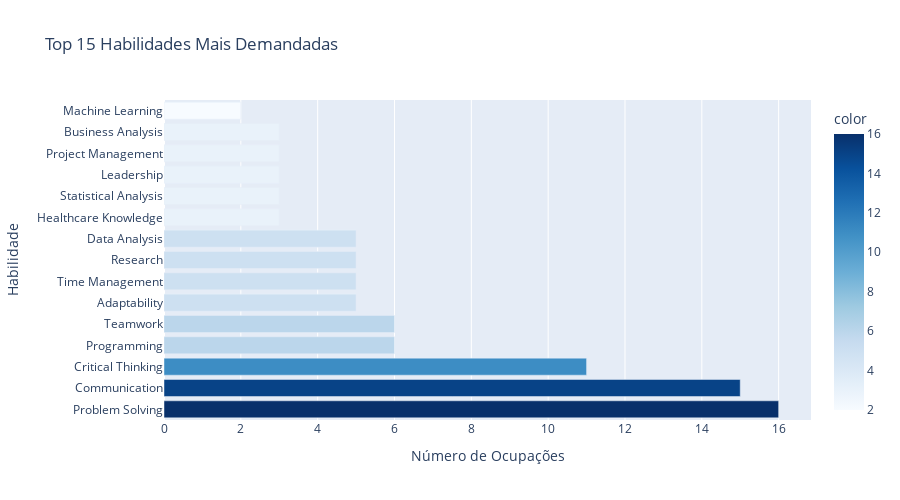

Notebook source saved alongside this figure:
### Code cell
# Visualização: Habilidades mais demandadas
fig = px.bar(
    x=skill_counts.head(15).values,
    y=skill_counts.head(15).index,
    orientation='h',
    title='Top 15 Habilidades Mais Demandadas',
    labels={'x': 'Número de Ocupações', 'y': 'Habilidade'},
    color=skill_counts.head(15).values,
    color_continuous_scale='Blues'
)
fig.update_layout(height=500, showlegend=False)
fig.show()

### Figure 1 — Plotly figure (JSON) as saved in the notebook; plotly's stock layout.template omitted (floating-point values rounded to 4 significant figures)
{"data": [{"alignmentgroup": "True", "hovertemplate": "Número de Ocupações=%{x}<br>Habilidade=%{y}<br>color=%{marker.color}<extra></extra>", "legendgroup": "", "marker": {"color": [16, 15, 11, 6, 6, 5, 5, 5, 5, 3, 3, 3, 3, 3, 2], "coloraxis": "coloraxis", "pattern": {"shape": ""}}, "name": "", "offsetgroup": "", "orientation": "h", "showlegend": false, "textposition": "auto", "type": "bar", "x": [16, 15, 11, 6, 6, 5, 5, 5, 5, 3, 3, 3, 3, 3, 2], "xaxis": "x", "y": ["Problem Solving", "Communication", "Critical Thinking", "Programming", "Teamwork", "Adaptability", "Time Management", "Research", "Data Analysis", "Healthcare Knowledge", "Statistical Analysis", "Leadership", "Project Management", "Business Analysis", "Machine Learning"], "yaxis": "y"}], "layout": {"barmode": "relative", "coloraxis": {"colorbar": {"title": {"text": "color"}}, "colorscale": [[0, "rgb(247,251,255)"], [0.125, "rgb(222,235,247)"], [0.25, "rgb(198,219,239)"], [0.375, "rgb(158,202,225)"], [0.5, "rgb(107,174,214)"], [0.625, "rgb(66,146,198)"], [0.75, "rgb(33,113,181)"], [0.875, "rgb(8,81,156)"], [1, "rgb(8,48,107)"]]}, "height": 500, "legend": {"tracegroupgap": 0}, "showlegend": false, "title": {"text": "Top 15 Habilidades Mais Demandadas"}, "xaxis": {"anchor": "y", "domain": [0, 1], "title": {"text": "Número de Ocupações"}}, "yaxis": {"anchor": "x", "domain": [0, 1], "title": {"text": "Habilidade"}}}}
